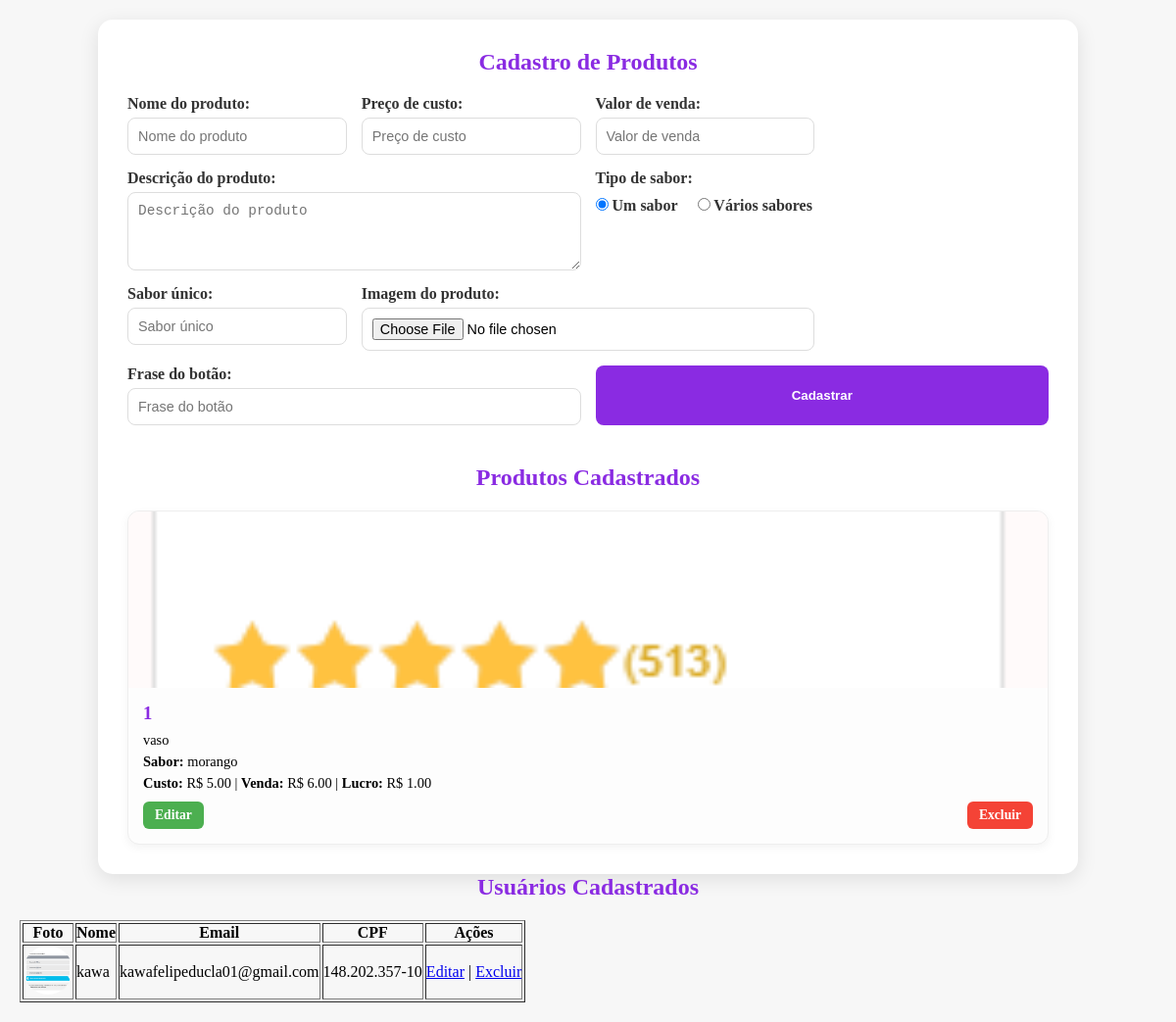
The page /admin on the database its author committed.
### app/models.py (models this page shows, shortened)
class Produto(db.Model):
    id = db.Column(db.Integer, primary_key=True)
    nome = db.Column(db.String(100), nullable=False)
    preco_custo = db.Column(db.Float, nullable=False)
    valor_venda = db.Column(db.Float, nullable=False)
    lucro = db.Column(db.Float, nullable=False)
    descricao = db.Column(db.Text, nullable=False)
    tipo_sabor = db.Column(db.String(20), nullable=False)
    sabor_unico = db.Column(db.String(50), nullable=True)
    sabores = db.Column(db.Text, nullable=True)
    frase_botao = db.Column(db.String(50), nullable=False)
    imagem = db.Column(db.String(100), nullable=True)
    media_avaliacao = db.Column(db.Float, default=5.0)
    total_avaliacoes = db.Column(db.Integer, default=0)

class Usuario(db.Model):
    id = db.Column(db.Integer, primary_key=True)
    nome = db.Column(db.String(100), nullable=False)
    email = db.Column(db.String(120), nullable=False, unique=True)
    senha_hash = db.Column(db.String(200), nullable=False)
    cpf = db.Column(db.String(14), nullable=True, unique=True)
    cep = db.Column(db.String(10), nullable=False)
    rua = db.Column(db.String(150), nullable=False)
    bairro = db.Column(db.String(100), nullable=True)
    cidade = db.Column(db.String(100), nullable=True)
    tipo_residencia = db.Column(db.String(20), nullable=False)  # 'casa' ou 'apartamento'
    numero = db.Column(db.String(20), nullable=False)  # número da casa ou bloco/apto
    complemento = db.Column(db.String(100), nullable=True)
    imagem = db.Column(db.String(100), nullable=True, default='default-avatar.png')

### app/view.py (the view, shortened to what this page needs)
@app.route('/admin', methods=['GET', 'POST'])
def admin():
    produtos = Produto.query.all()
    usuarios = Usuario.query.all()
    return render_template('admin.html', produtos=produtos, usuarios=usuarios)

### app/templates/admin.html (shortened to what this page needs)
<!DOCTYPE html>
<html lang="pt-br">
<head>
    <link rel="stylesheet" href="{{ url_for('static', filename='css/admin.css') }}">
</head>
<body>
    <div class="admin-container">
        <h2>Cadastro de Produtos</h2>
        <form method="POST" enctype="multipart/form-data" class="form-produto">
            <div class="form-group">
                <label for="nome">Nome do produto:</label>
                <input type="text" name="nome" id="nome" placeholder="Nome do produto" required>
            </div>
            <div class="form-group">
                <label for="preco_custo">Preço de custo:</label>
                <input type="number" step="0.01" name="preco_custo" id="preco_custo" placeholder="Preço de custo"
                    required>
            </div>
            <div class="form-group">
                <label for="valor_venda">Valor de venda:</label>
                <input type="number" step="0.01" name="valor_venda" id="valor_venda" placeholder="Valor de venda"
                    required>
            </div>
            <div class="form-group full-width">
                <label for="descricao">Descrição do produto:</label>
                <textarea name="descricao" id="descricao" placeholder="Descrição do produto" required></textarea>
            </div>
            <div class="form-group full-width">
                <label>Tipo de sabor:</label>
                <div class="tipo-sabor">
                    <label>
                        <input type="radio" name="tipo_sabor" value="um" checked onclick="toggle()"> Um sabor
                    </label>
                    <label>
                        <input type="radio" name="tipo_sabor" value="varios" onclick="toggle()"> Vários sabores
                    </label>
                </div>
            </div>
            <div class="form-group" id="um">
                <label for="sabor_unico">Sabor único:</label>
                <input type="text" name="sabor_unico" id="sabor_unico" placeholder="Sabor único">
            </div>
            <div class="form-group full-width">
                <label for="imagem">Imagem do produto:</label>
                <input type="file" name="imagem" id="imagem" accept="image/*">
            </div>
            <div class="form-group full-width">
                <label for="frase_botao">Frase do botão:</label>
                <input type="text" name="frase_botao" id="frase_botao" placeholder="Frase do botão" required>
            </div>
            <button type="submit">Cadastrar</button>
        </form>
        <h2>Produtos Cadastrados</h2>
        <div class="produtos-cadastrados">
            {% for produto in produtos %}
            <div class="produto-card">
                {% if produto.imagem %}
                <img src="{{ url_for('static', filename='img/produtos/' + produto.imagem) }}" alt="{{ produto.nome }}">
                {% else %}
                <div class="sem-imagem">Sem imagem</div>
                {% endif %}
                <div class="info">
                    <h3>{{ produto.nome }}</h3>
                    <p>{{ produto.descricao }}</p>
                    {% if produto.tipo_sabor == "um" %}
                    <p><strong>Sabor:</strong> {{ produto.sabor_unico }}</p>
                    {% else %}
                    <p><strong>Sabores:</strong> {{ produto.sabores }}</p>
                    {% endif %}
                    <p><strong>Custo:</strong> R$ {{ "%.2f"|format(produto.preco_custo) }} |
                        <strong>Venda:</strong> R$ {{ "%.2f"|format(produto.valor_venda) }} |
                        <strong>Lucro:</strong> R$ {{ "%.2f"|format(produto.lucro) }}
                    </p>
                    <div class="acoes-produto">
                        <a href="{{ url_for('editar_produto', id=produto.id) }}" class="btn-editar">Editar</a>
                        <a href="{{ url_for('deletar_produto', id=produto.id) }}" class="btn-deletar"
                            onclick="return confirm('Deseja realmente excluir este produto?');">Excluir</a>
                    </div>
                </div>
            </div>
            {% endfor %}
        </div>
    </div>
    <h2>Usuários Cadastrados</h2>
    <table border="1" cellpadding="8">
        <tr>
            <th>Foto</th>
            <th>Nome</th>
            <th>Email</th>
            <th>CPF</th>
            <th>Ações</th>
        </tr>
        {% for usuario in usuarios %}
        <tr>
            <td>
                <img src="{{ url_for('static', filename='img/usuarios/' + usuario.imagem) }}" width="50" height="50"
                    style="border-radius:50%;">
            </td>
            <td>{{ usuario.nome }}</td>
            <td>{{ usuario.email }}</td>
            <td>{{ usuario.cpf if usuario.cpf else '-' }}</td>
            <td>
                <a href="{{ url_for('editar_usuario', id=usuario.id) }}">Editar</a> |
                <a href="{{ url_for('deletar_usuario', id=usuario.id) }}"
                    onclick="return confirm('Deseja realmente excluir este usuário?');">Excluir</a>
            </td>
        </tr>
        {% endfor %}
    </table>
</body>
</html>

### app/static/css/admin.css (style rules this page uses)
* { margin: 0; padding: 0; box-sizing: border-box; }
body { background-color: #f7f7f7; font-family: "Playfair Display SC", serif; padding: 20px; }
.admin-container { max-width: 1000px; margin: 0 auto; background: #fff; padding: 30px; border-radius: 15px; box-shadow: 0 5px 20px rgba(0,0,0,0.1); }
h2 { text-align: center; margin-bottom: 20px; color: blueviolet; }
.form-produto { display: grid; grid-template-columns: repeat(auto-fit, minmax(220px, 1fr)); gap: 15px; margin-bottom: 40px; }
.form-group { display: flex; flex-direction: column; }
.form-group.full-width { grid-column: span 2; }
label { margin-bottom: 5px; font-weight: bold; color: #333; }
input, textarea { padding: 10px; border: 1px solid #ddd; border-radius: 8px; font-size: 0.9rem; }
textarea { min-height: 80px; resize: vertical; }
.tipo-sabor { display: flex; gap: 20px; margin-top: 5px; }
button { grid-column: span 2; padding: 12px; background-color: blueviolet; color: white; font-weight: bold; border: none; border-radius: 8px; cursor: pointer; transition: all 0.3s; }
.produtos-cadastrados { display: grid; grid-template-columns: repeat(auto-fit, minmax(250px, 1fr)); gap: 20px; }
.produto-card { background: #fdfdfd; border: 1px solid #eee; border-radius: 12px; overflow: hidden; box-shadow: 0 3px 10px rgba(0,0,0,0.05); display: flex; flex-direction: column; transition: transform 0.2s; }
.produto-card img { width: 100%; height: 180px; object-fit: cover; }
.produto-card .info { padding: 15px; }
.produto-card .info h3 { margin-bottom: 8px; color: blueviolet; }
.produto-card .info p { margin-bottom: 5px; font-size: 0.9rem; }
.acoes-produto { display: flex; justify-content: space-between; margin-top: 10px; }
.acoes-produto a { padding: 6px 12px; border-radius: 6px; color: white; text-decoration: none; font-weight: bold; font-size: 0.85rem; transition: 0.2s; }
.btn-editar { background-color: #4caf50; }
.btn-deletar { background-color: #f44336; }

### rows shown on the page
Produto: imagem (picture), nome "1", descricao "vaso", sabor_unico "morango", preco_custo "5.00", valor_venda "6.00", lucro "1.00"
Usuario: imagem (picture), nome "kawa", email "kawafelipeducla01@gmail.com", cpf "148.202.357-10"
